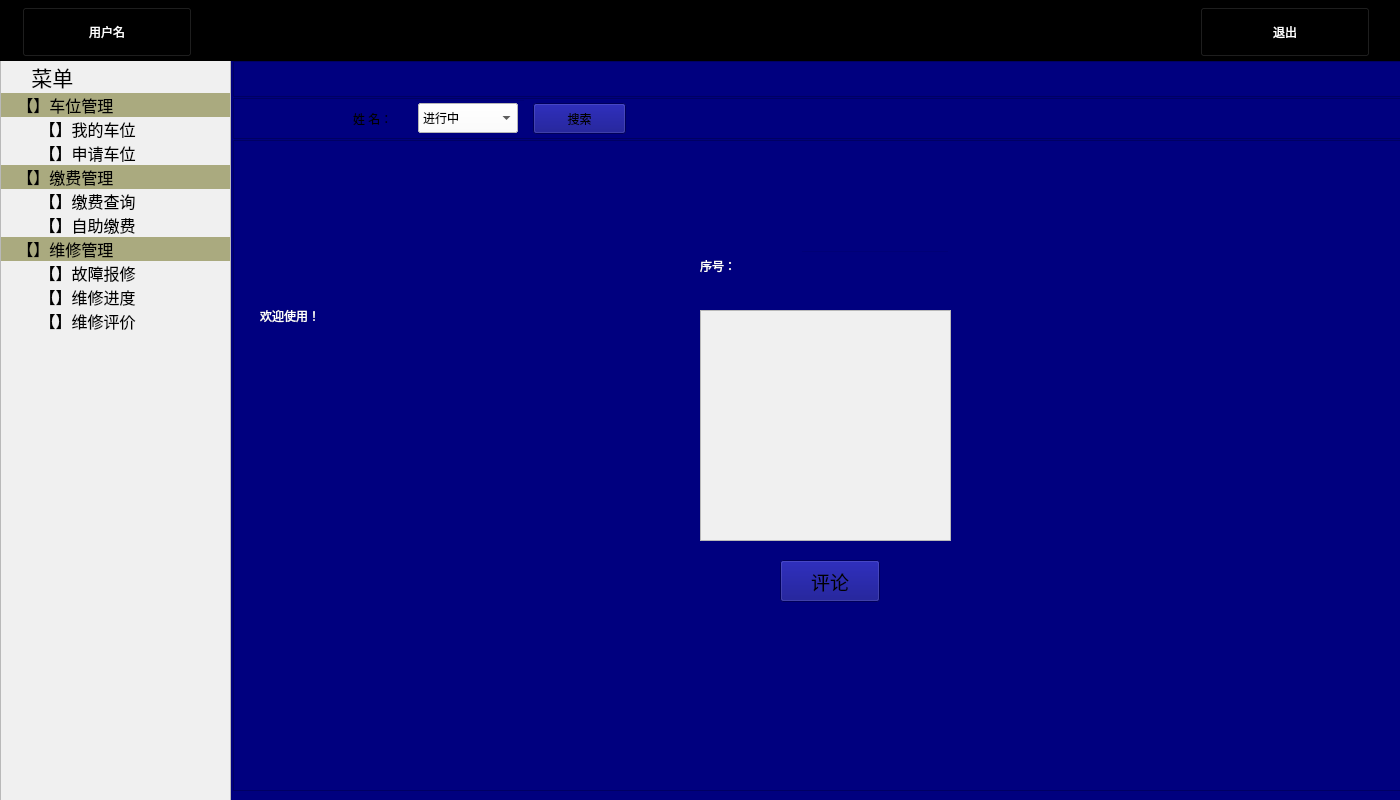
<?xml version="1.0" encoding="UTF-8"?>
<ui version="4.0">
 <class>owner</class>
 <widget class="QWidget" name="owner">
  <property name="geometry">
   <rect>
    <x>0</x>
    <y>0</y>
    <width>1400</width>
    <height>800</height>
   </rect>
  </property>
  <property name="minimumSize">
   <size>
    <width>1400</width>
    <height>800</height>
   </size>
  </property>
  <property name="maximumSize">
   <size>
    <width>1400</width>
    <height>800</height>
   </size>
  </property>
  <property name="windowTitle">
   <string>业主</string>
  </property>
  <property name="styleSheet">
   <string notr="true">background-color: rgb(0, 0, 127);</string>
  </property>
  <widget class="QListWidget" name="listWidget">
   <property name="geometry">
    <rect>
     <x>0</x>
     <y>60</y>
     <width>231</width>
     <height>781</height>
    </rect>
   </property>
   <property name="font">
    <font>
     <pointsize>12</pointsize>
    </font>
   </property>
   <property name="styleSheet">
    <string notr="true">background-color: rgb(240, 240, 240);</string>
   </property>
   <property name="lineWidth">
    <number>1</number>
   </property>
   <property name="midLineWidth">
    <number>0</number>
   </property>
   <property name="spacing">
    <number>5</number>
   </property>
   <item>
    <property name="text">
     <string>     菜单</string>
    </property>
    <property name="font">
     <font>
      <family>黑体</family>
      <pointsize>16</pointsize>
     </font>
    </property>
    <property name="background">
     <brush brushstyle="NoBrush">
      <color alpha="255">
       <red>170</red>
       <green>170</green>
       <blue>127</blue>
      </color>
     </brush>
    </property>
   </item>
   <item>
    <property name="text">
     <string>   【】车位管理</string>
    </property>
    <property name="background">
     <brush brushstyle="SolidPattern">
      <color alpha="255">
       <red>170</red>
       <green>170</green>
       <blue>127</blue>
      </color>
     </brush>
    </property>
   </item>
   <item>
    <property name="text">
     <string>        【】我的车位</string>
    </property>
   </item>
   <item>
    <property name="text">
     <string>        【】申请车位</string>
    </property>
   </item>
   <item>
    <property name="text">
     <string>   【】缴费管理</string>
    </property>
    <property name="background">
     <brush brushstyle="SolidPattern">
      <color alpha="255">
       <red>170</red>
       <green>170</green>
       <blue>127</blue>
      </color>
     </brush>
    </property>
   </item>
   <item>
    <property name="text">
     <string>        【】缴费查询</string>
    </property>
   </item>
   <item>
    <property name="text">
     <string>        【】自助缴费</string>
    </property>
   </item>
   <item>
    <property name="text">
     <string>   【】维修管理</string>
    </property>
    <property name="background">
     <brush brushstyle="SolidPattern">
      <color alpha="255">
       <red>170</red>
       <green>170</green>
       <blue>127</blue>
      </color>
     </brush>
    </property>
   </item>
   <item>
    <property name="text">
     <string>        【】故障报修</string>
    </property>
   </item>
   <item>
    <property name="text">
     <string>        【】维修进度</string>
    </property>
   </item>
   <item>
    <property name="text">
     <string>        【】维修评价</string>
    </property>
   </item>
  </widget>
  <widget class="QFrame" name="frame">
   <property name="geometry">
    <rect>
     <x>0</x>
     <y>0</y>
     <width>1400</width>
     <height>61</height>
    </rect>
   </property>
   <property name="styleSheet">
    <string notr="true">background-color: rgb(0, 0, 0);</string>
   </property>
   <property name="frameShape">
    <enum>QFrame::StyledPanel</enum>
   </property>
   <property name="frameShadow">
    <enum>QFrame::Raised</enum>
   </property>
   <widget class="QPushButton" name="pushButton_4">
    <property name="geometry">
     <rect>
      <x>22</x>
      <y>7</y>
      <width>170</width>
      <height>50</height>
     </rect>
    </property>
    <property name="styleSheet">
     <string notr="true">font: 75 16pt &quot;Adobe Arabic&quot;;
color: rgb(255, 255, 255);
background-color: rgb(0, 0, 0);</string>
    </property>
    <property name="text">
     <string>用户名</string>
    </property>
   </widget>
   <widget class="QPushButton" name="pushButton_5">
    <property name="geometry">
     <rect>
      <x>1200</x>
      <y>7</y>
      <width>170</width>
      <height>50</height>
     </rect>
    </property>
    <property name="styleSheet">
     <string notr="true">font: 75 16pt &quot;Adobe Arabic&quot;;
color: rgb(255, 255, 255);
background-color: rgb(0, 0, 0);</string>
    </property>
    <property name="text">
     <string>退出</string>
    </property>
   </widget>
  </widget>
  <widget class="QTableView" name="tableView">
   <property name="geometry">
    <rect>
     <x>233</x>
     <y>140</y>
     <width>1168</width>
     <height>651</height>
    </rect>
   </property>
   <property name="layoutDirection">
    <enum>Qt::LeftToRight</enum>
   </property>
   <property name="styleSheet">
    <string notr="true">background-color: rgb(0, 0, 127);</string>
   </property>
   <property name="editTriggers">
    <set>QAbstractItemView::NoEditTriggers</set>
   </property>
   <property name="tabKeyNavigation">
    <bool>false</bool>
   </property>
  </widget>
  <widget class="QFrame" name="frame_3">
   <property name="geometry">
    <rect>
     <x>233</x>
     <y>98</y>
     <width>1168</width>
     <height>41</height>
    </rect>
   </property>
   <property name="styleSheet">
    <string notr="true"/>
   </property>
   <property name="frameShape">
    <enum>QFrame::StyledPanel</enum>
   </property>
   <property name="frameShadow">
    <enum>QFrame::Raised</enum>
   </property>
   <widget class="QPushButton" name="pushButton">
    <property name="geometry">
     <rect>
      <x>300</x>
      <y>5</y>
      <width>93</width>
      <height>31</height>
     </rect>
    </property>
    <property name="styleSheet">
     <string notr="true">border-color: rgb(255, 255, 255);
background-color: rgb(0, 0, 127);</string>
    </property>
    <property name="text">
     <string>查询</string>
    </property>
   </widget>
   <widget class="QLineEdit" name="lineEdit">
    <property name="geometry">
     <rect>
      <x>180</x>
      <y>1</y>
      <width>113</width>
      <height>35</height>
     </rect>
    </property>
    <property name="styleSheet">
     <string notr="true">color: rgb(255, 255, 255);
background:transparent;</string>
    </property>
   </widget>
   <widget class="QLabel" name="label_2">
    <property name="geometry">
     <rect>
      <x>120</x>
      <y>5</y>
      <width>51</width>
      <height>32</height>
     </rect>
    </property>
    <property name="styleSheet">
     <string notr="true">background:transparent;</string>
    </property>
    <property name="text">
     <string>姓 名：</string>
    </property>
   </widget>
   <widget class="QComboBox" name="comboBox_5">
    <property name="geometry">
     <rect>
      <x>185</x>
      <y>5</y>
      <width>100</width>
      <height>30</height>
     </rect>
    </property>
    <property name="styleSheet">
     <string notr="true">font: 12pt &quot;黑体&quot;;
background-color: rgb(255, 255, 255);</string>
    </property>
    <item>
     <property name="text">
      <string>水费</string>
     </property>
    </item>
    <item>
     <property name="text">
      <string>电费</string>
     </property>
    </item>
    <item>
     <property name="text">
      <string>煤气费</string>
     </property>
    </item>
    <item>
     <property name="text">
      <string>取暖费</string>
     </property>
    </item>
    <item>
     <property name="text">
      <string>物业费</string>
     </property>
    </item>
   </widget>
   <widget class="QComboBox" name="comboBox_4">
    <property name="geometry">
     <rect>
      <x>185</x>
      <y>5</y>
      <width>100</width>
      <height>30</height>
     </rect>
    </property>
    <property name="styleSheet">
     <string notr="true">font: 12pt &quot;黑体&quot;;
background-color: rgb(255, 255, 255);</string>
    </property>
    <item>
     <property name="text">
      <string>进行中</string>
     </property>
    </item>
    <item>
     <property name="text">
      <string>已完成</string>
     </property>
    </item>
   </widget>
   <widget class="QPushButton" name="pushButton_2">
    <property name="geometry">
     <rect>
      <x>300</x>
      <y>5</y>
      <width>93</width>
      <height>31</height>
     </rect>
    </property>
    <property name="styleSheet">
     <string notr="true">border-color: rgb(255, 255, 255);
background-color: rgb(0, 0, 127);</string>
    </property>
    <property name="text">
     <string>搜索</string>
    </property>
   </widget>
  </widget>
  <widget class="QFrame" name="frame_2">
   <property name="geometry">
    <rect>
     <x>233</x>
     <y>61</y>
     <width>1168</width>
     <height>36</height>
    </rect>
   </property>
   <property name="frameShape">
    <enum>QFrame::StyledPanel</enum>
   </property>
   <property name="frameShadow">
    <enum>QFrame::Raised</enum>
   </property>
   <widget class="QPushButton" name="pushButton_3">
    <property name="geometry">
     <rect>
      <x>5</x>
      <y>5</y>
      <width>93</width>
      <height>28</height>
     </rect>
    </property>
    <property name="styleSheet">
     <string notr="true">background:transparent;
border:none;</string>
    </property>
    <property name="text">
     <string/>
    </property>
   </widget>
  </widget>
  <widget class="QLabel" name="label">
   <property name="geometry">
    <rect>
     <x>260</x>
     <y>180</y>
     <width>301</width>
     <height>271</height>
    </rect>
   </property>
   <property name="styleSheet">
    <string notr="true">font: 36pt &quot;Adobe Arabic&quot;;
background-color: rgb(0, 0, 127);
color: rgb(255, 255, 255);</string>
   </property>
   <property name="text">
    <string>欢迎使用！</string>
   </property>
  </widget>
  <widget class="QWidget" name="widget_3" native="true">
   <property name="geometry">
    <rect>
     <x>620</x>
     <y>200</y>
     <width>411</width>
     <height>431</height>
    </rect>
   </property>
   <widget class="QLabel" name="label_23">
    <property name="geometry">
     <rect>
      <x>80</x>
      <y>80</y>
      <width>100</width>
      <height>32</height>
     </rect>
    </property>
    <property name="styleSheet">
     <string notr="true">font: 12pt &quot;黑体&quot;;
background:transparent;
color: rgb(255, 255, 255);</string>
    </property>
    <property name="text">
     <string>申请人：</string>
    </property>
   </widget>
   <widget class="QLabel" name="label_24">
    <property name="geometry">
     <rect>
      <x>80</x>
      <y>140</y>
      <width>100</width>
      <height>32</height>
     </rect>
    </property>
    <property name="styleSheet">
     <string notr="true">font: 12pt &quot;黑体&quot;;
background:transparent;
color: rgb(255, 255, 255);</string>
    </property>
    <property name="text">
     <string>注册车牌：</string>
    </property>
   </widget>
   <widget class="QLabel" name="label_25">
    <property name="geometry">
     <rect>
      <x>80</x>
      <y>200</y>
      <width>100</width>
      <height>32</height>
     </rect>
    </property>
    <property name="styleSheet">
     <string notr="true">font: 12pt &quot;黑体&quot;;
background:transparent;
color: rgb(255, 255, 255);</string>
    </property>
    <property name="text">
     <string>联系电话：</string>
    </property>
   </widget>
   <widget class="QLabel" name="label_26">
    <property name="geometry">
     <rect>
      <x>80</x>
      <y>260</y>
      <width>100</width>
      <height>32</height>
     </rect>
    </property>
    <property name="styleSheet">
     <string notr="true">font: 12pt &quot;黑体&quot;;
background:transparent;
color: rgb(255, 255, 255);</string>
    </property>
    <property name="text">
     <string>身份证号：</string>
    </property>
   </widget>
   <widget class="QLineEdit" name="lineEdit_20">
    <property name="geometry">
     <rect>
      <x>180</x>
      <y>80</y>
      <width>150</width>
      <height>32</height>
     </rect>
    </property>
    <property name="styleSheet">
     <string notr="true">font: 12pt &quot;黑体&quot;;
background:transparent;
color: rgb(255, 255, 255);</string>
    </property>
   </widget>
   <widget class="QLineEdit" name="lineEdit_21">
    <property name="geometry">
     <rect>
      <x>180</x>
      <y>140</y>
      <width>150</width>
      <height>32</height>
     </rect>
    </property>
    <property name="styleSheet">
     <string notr="true">font: 12pt &quot;黑体&quot;;
background:transparent;
color: rgb(255, 255, 255);</string>
    </property>
   </widget>
   <widget class="QLineEdit" name="lineEdit_22">
    <property name="geometry">
     <rect>
      <x>180</x>
      <y>200</y>
      <width>150</width>
      <height>32</height>
     </rect>
    </property>
    <property name="styleSheet">
     <string notr="true">font: 12pt &quot;黑体&quot;;
background:transparent;
color: rgb(255, 255, 255);</string>
    </property>
   </widget>
   <widget class="QLineEdit" name="lineEdit_23">
    <property name="geometry">
     <rect>
      <x>180</x>
      <y>260</y>
      <width>150</width>
      <height>32</height>
     </rect>
    </property>
    <property name="styleSheet">
     <string notr="true">font: 12pt &quot;黑体&quot;;
background:transparent;
color: rgb(255, 255, 255);</string>
    </property>
   </widget>
   <widget class="QPushButton" name="pushButton_18">
    <property name="geometry">
     <rect>
      <x>160</x>
      <y>360</y>
      <width>100</width>
      <height>42</height>
     </rect>
    </property>
    <property name="font">
     <font>
      <family>黑体</family>
      <pointsize>14</pointsize>
     </font>
    </property>
    <property name="styleSheet">
     <string notr="true">background-color: rgb(0, 0, 127);</string>
    </property>
    <property name="text">
     <string>申请</string>
    </property>
   </widget>
   <widget class="QLabel" name="label_27">
    <property name="geometry">
     <rect>
      <x>80</x>
      <y>20</y>
      <width>100</width>
      <height>32</height>
     </rect>
    </property>
    <property name="styleSheet">
     <string notr="true">font: 12pt &quot;黑体&quot;;
background:transparent;
color: rgb(255, 255, 255);</string>
    </property>
    <property name="text">
     <string>序号：</string>
    </property>
   </widget>
   <widget class="QLineEdit" name="lineEdit_24">
    <property name="geometry">
     <rect>
      <x>180</x>
      <y>20</y>
      <width>150</width>
      <height>32</height>
     </rect>
    </property>
    <property name="styleSheet">
     <string notr="true">font: 12pt &quot;黑体&quot;;
background:transparent;
color: rgb(255, 255, 255);</string>
    </property>
   </widget>
   <widget class="QLabel" name="label_28">
    <property name="geometry">
     <rect>
      <x>80</x>
      <y>320</y>
      <width>100</width>
      <height>32</height>
     </rect>
    </property>
    <property name="styleSheet">
     <string notr="true">font: 12pt &quot;黑体&quot;;
background:transparent;
color: rgb(255, 255, 255);</string>
    </property>
    <property name="text">
     <string>家庭住址：</string>
    </property>
   </widget>
   <widget class="QLineEdit" name="lineEdit_25">
    <property name="geometry">
     <rect>
      <x>180</x>
      <y>320</y>
      <width>150</width>
      <height>32</height>
     </rect>
    </property>
    <property name="styleSheet">
     <string notr="true">font: 12pt &quot;黑体&quot;;
background:transparent;
color: rgb(255, 255, 255);</string>
    </property>
   </widget>
  </widget>
  <widget class="QWidget" name="widget_4" native="true">
   <property name="geometry">
    <rect>
     <x>620</x>
     <y>200</y>
     <width>411</width>
     <height>431</height>
    </rect>
   </property>
   <widget class="QLabel" name="label_35">
    <property name="geometry">
     <rect>
      <x>80</x>
      <y>140</y>
      <width>100</width>
      <height>32</height>
     </rect>
    </property>
    <property name="styleSheet">
     <string notr="true">font: 12pt &quot;黑体&quot;;
background:transparent;
color: rgb(255, 255, 255);</string>
    </property>
    <property name="text">
     <string>应缴金额：</string>
    </property>
   </widget>
   <widget class="QLabel" name="label_36">
    <property name="geometry">
     <rect>
      <x>80</x>
      <y>200</y>
      <width>100</width>
      <height>32</height>
     </rect>
    </property>
    <property name="styleSheet">
     <string notr="true">font: 12pt &quot;黑体&quot;;
background:transparent;
color: rgb(255, 255, 255);</string>
    </property>
    <property name="text">
     <string>联系电话：</string>
    </property>
   </widget>
   <widget class="QLabel" name="label_37">
    <property name="geometry">
     <rect>
      <x>80</x>
      <y>260</y>
      <width>100</width>
      <height>32</height>
     </rect>
    </property>
    <property name="styleSheet">
     <string notr="true">font: 12pt &quot;黑体&quot;;
background:transparent;
color: rgb(255, 255, 255);</string>
    </property>
    <property name="text">
     <string>家庭住址：</string>
    </property>
   </widget>
   <widget class="QLabel" name="label_38">
    <property name="geometry">
     <rect>
      <x>80</x>
      <y>320</y>
      <width>100</width>
      <height>32</height>
     </rect>
    </property>
    <property name="styleSheet">
     <string notr="true">font: 12pt &quot;黑体&quot;;
background:transparent;
color: rgb(255, 255, 255);</string>
    </property>
    <property name="text">
     <string>支付时间：</string>
    </property>
   </widget>
   <widget class="QLineEdit" name="lineEdit_33">
    <property name="geometry">
     <rect>
      <x>180</x>
      <y>140</y>
      <width>150</width>
      <height>32</height>
     </rect>
    </property>
    <property name="styleSheet">
     <string notr="true">font: 12pt &quot;黑体&quot;;
background:transparent;
color: rgb(255, 255, 255);</string>
    </property>
   </widget>
   <widget class="QLineEdit" name="lineEdit_34">
    <property name="geometry">
     <rect>
      <x>180</x>
      <y>200</y>
      <width>150</width>
      <height>32</height>
     </rect>
    </property>
    <property name="styleSheet">
     <string notr="true">font: 12pt &quot;黑体&quot;;
background:transparent;
color: rgb(255, 255, 255);</string>
    </property>
   </widget>
   <widget class="QLineEdit" name="lineEdit_35">
    <property name="geometry">
     <rect>
      <x>180</x>
      <y>260</y>
      <width>150</width>
      <height>32</height>
     </rect>
    </property>
    <property name="styleSheet">
     <string notr="true">font: 12pt &quot;黑体&quot;;
background:transparent;
color: rgb(255, 255, 255);</string>
    </property>
   </widget>
   <widget class="QPushButton" name="pushButton_22">
    <property name="geometry">
     <rect>
      <x>240</x>
      <y>360</y>
      <width>100</width>
      <height>42</height>
     </rect>
    </property>
    <property name="font">
     <font>
      <family>黑体</family>
      <pointsize>14</pointsize>
     </font>
    </property>
    <property name="styleSheet">
     <string notr="true">background-color: rgb(0, 0, 127);</string>
    </property>
    <property name="text">
     <string>缴费</string>
    </property>
   </widget>
   <widget class="QLabel" name="label_39">
    <property name="geometry">
     <rect>
      <x>80</x>
      <y>20</y>
      <width>100</width>
      <height>32</height>
     </rect>
    </property>
    <property name="styleSheet">
     <string notr="true">font: 12pt &quot;黑体&quot;;
background:transparent;
color: rgb(255, 255, 255);</string>
    </property>
    <property name="text">
     <string>姓名：</string>
    </property>
   </widget>
   <widget class="QLineEdit" name="lineEdit_36">
    <property name="geometry">
     <rect>
      <x>180</x>
      <y>20</y>
      <width>150</width>
      <height>32</height>
     </rect>
    </property>
    <property name="styleSheet">
     <string notr="true">font: 12pt &quot;黑体&quot;;
background:transparent;
color: rgb(255, 255, 255);</string>
    </property>
   </widget>
   <widget class="QLabel" name="label_40">
    <property name="geometry">
     <rect>
      <x>80</x>
      <y>80</y>
      <width>100</width>
      <height>32</height>
     </rect>
    </property>
    <property name="styleSheet">
     <string notr="true">font: 12pt &quot;黑体&quot;;
background:transparent;
color: rgb(255, 255, 255);</string>
    </property>
    <property name="text">
     <string>缴费项目：</string>
    </property>
   </widget>
   <widget class="QLineEdit" name="lineEdit_37">
    <property name="geometry">
     <rect>
      <x>180</x>
      <y>320</y>
      <width>150</width>
      <height>32</height>
     </rect>
    </property>
    <property name="styleSheet">
     <string notr="true">font: 12pt &quot;黑体&quot;;
background:transparent;
color: rgb(255, 255, 255);</string>
    </property>
   </widget>
   <widget class="QPushButton" name="pushButton_23">
    <property name="geometry">
     <rect>
      <x>60</x>
      <y>360</y>
      <width>100</width>
      <height>42</height>
     </rect>
    </property>
    <property name="font">
     <font>
      <family>黑体</family>
      <pointsize>14</pointsize>
     </font>
    </property>
    <property name="styleSheet">
     <string notr="true">background-color: rgb(0, 0, 127);</string>
    </property>
    <property name="text">
     <string>应缴</string>
    </property>
   </widget>
   <widget class="QComboBox" name="comboBox_6">
    <property name="geometry">
     <rect>
      <x>180</x>
      <y>80</y>
      <width>150</width>
      <height>30</height>
     </rect>
    </property>
    <property name="styleSheet">
     <string notr="true">font: 12pt &quot;黑体&quot;;
background-color: rgb(255, 255, 255);</string>
    </property>
    <item>
     <property name="text">
      <string>水费</string>
     </property>
    </item>
    <item>
     <property name="text">
      <string>电费</string>
     </property>
    </item>
    <item>
     <property name="text">
      <string>煤气费</string>
     </property>
    </item>
    <item>
     <property name="text">
      <string>取暖费</string>
     </property>
    </item>
    <item>
     <property name="text">
      <string>物业费</string>
     </property>
    </item>
   </widget>
  </widget>
  <widget class="QWidget" name="widget_5" native="true">
   <property name="geometry">
    <rect>
     <x>620</x>
     <y>200</y>
     <width>411</width>
     <height>431</height>
    </rect>
   </property>
   <widget class="QLabel" name="label_29">
    <property name="geometry">
     <rect>
      <x>80</x>
      <y>80</y>
      <width>100</width>
      <height>32</height>
     </rect>
    </property>
    <property name="styleSheet">
     <string notr="true">font: 12pt &quot;黑体&quot;;
background:transparent;
color: rgb(255, 255, 255);</string>
    </property>
    <property name="text">
     <string>报修内容：</string>
    </property>
   </widget>
   <widget class="QLabel" name="label_30">
    <property name="geometry">
     <rect>
      <x>80</x>
      <y>150</y>
      <width>100</width>
      <height>32</height>
     </rect>
    </property>
    <property name="styleSheet">
     <string notr="true">font: 12pt &quot;黑体&quot;;
background:transparent;
color: rgb(255, 255, 255);</string>
    </property>
    <property name="text">
     <string>联系电话：</string>
    </property>
   </widget>
   <widget class="QLabel" name="label_31">
    <property name="geometry">
     <rect>
      <x>80</x>
      <y>220</y>
      <width>100</width>
      <height>32</height>
     </rect>
    </property>
    <property name="styleSheet">
     <string notr="true">font: 12pt &quot;黑体&quot;;
background:transparent;
color: rgb(255, 255, 255);</string>
    </property>
    <property name="text">
     <string>家庭住址：</string>
    </property>
   </widget>
   <widget class="QLabel" name="label_32">
    <property name="geometry">
     <rect>
      <x>80</x>
      <y>290</y>
      <width>100</width>
      <height>32</height>
     </rect>
    </property>
    <property name="styleSheet">
     <string notr="true">font: 12pt &quot;黑体&quot;;
background:transparent;
color: rgb(255, 255, 255);</string>
    </property>
    <property name="text">
     <string>申报时间：</string>
    </property>
   </widget>
   <widget class="QLineEdit" name="lineEdit_26">
    <property name="geometry">
     <rect>
      <x>180</x>
      <y>80</y>
      <width>150</width>
      <height>32</height>
     </rect>
    </property>
    <property name="styleSheet">
     <string notr="true">font: 12pt &quot;黑体&quot;;
background:transparent;
color: rgb(255, 255, 255);</string>
    </property>
   </widget>
   <widget class="QLineEdit" name="lineEdit_27">
    <property name="geometry">
     <rect>
      <x>180</x>
      <y>150</y>
      <width>150</width>
      <height>32</height>
     </rect>
    </property>
    <property name="styleSheet">
     <string notr="true">font: 12pt &quot;黑体&quot;;
background:transparent;
color: rgb(255, 255, 255);</string>
    </property>
   </widget>
   <widget class="QLineEdit" name="lineEdit_28">
    <property name="geometry">
     <rect>
      <x>180</x>
      <y>220</y>
      <width>150</width>
      <height>32</height>
     </rect>
    </property>
    <property name="styleSheet">
     <string notr="true">font: 12pt &quot;黑体&quot;;
background:transparent;
color: rgb(255, 255, 255);</string>
    </property>
   </widget>
   <widget class="QLineEdit" name="lineEdit_29">
    <property name="geometry">
     <rect>
      <x>180</x>
      <y>290</y>
      <width>150</width>
      <height>32</height>
     </rect>
    </property>
    <property name="styleSheet">
     <string notr="true">font: 12pt &quot;黑体&quot;;
background:transparent;
color: rgb(255, 255, 255);</string>
    </property>
   </widget>
   <widget class="QPushButton" name="pushButton_20">
    <property name="geometry">
     <rect>
      <x>160</x>
      <y>360</y>
      <width>100</width>
      <height>42</height>
     </rect>
    </property>
    <property name="font">
     <font>
      <family>黑体</family>
      <pointsize>14</pointsize>
     </font>
    </property>
    <property name="styleSheet">
     <string notr="true">background-color: rgb(0, 0, 127);</string>
    </property>
    <property name="text">
     <string>报修</string>
    </property>
   </widget>
   <widget class="QLabel" name="label_33">
    <property name="geometry">
     <rect>
      <x>80</x>
      <y>20</y>
      <width>100</width>
      <height>32</height>
     </rect>
    </property>
    <property name="styleSheet">
     <string notr="true">font: 12pt &quot;黑体&quot;;
background:transparent;
color: rgb(255, 255, 255);</string>
    </property>
    <property name="text">
     <string>姓名：</string>
    </property>
   </widget>
   <widget class="QLineEdit" name="lineEdit_30">
    <property name="geometry">
     <rect>
      <x>180</x>
      <y>20</y>
      <width>150</width>
      <height>32</height>
     </rect>
    </property>
    <property name="styleSheet">
     <string notr="true">font: 12pt &quot;黑体&quot;;
background:transparent;
color: rgb(255, 255, 255);</string>
    </property>
   </widget>
  </widget>
  <widget class="QWidget" name="widget" native="true">
   <property name="geometry">
    <rect>
     <x>620</x>
     <y>200</y>
     <width>411</width>
     <height>431</height>
    </rect>
   </property>
   <widget class="QPushButton" name="pushButton_21">
    <property name="geometry">
     <rect>
      <x>160</x>
      <y>360</y>
      <width>100</width>
      <height>42</height>
     </rect>
    </property>
    <property name="font">
     <font>
      <family>黑体</family>
      <pointsize>14</pointsize>
     </font>
    </property>
    <property name="styleSheet">
     <string notr="true">background-color: rgb(0, 0, 127);</string>
    </property>
    <property name="text">
     <string>评论</string>
    </property>
   </widget>
   <widget class="QLabel" name="label_34">
    <property name="geometry">
     <rect>
      <x>80</x>
      <y>50</y>
      <width>100</width>
      <height>32</height>
     </rect>
    </property>
    <property name="styleSheet">
     <string notr="true">font: 12pt &quot;黑体&quot;;
background:transparent;
color: rgb(255, 255, 255);</string>
    </property>
    <property name="text">
     <string>序号：</string>
    </property>
   </widget>
   <widget class="QLineEdit" name="lineEdit_31">
    <property name="geometry">
     <rect>
      <x>180</x>
      <y>50</y>
      <width>150</width>
      <height>32</height>
     </rect>
    </property>
    <property name="styleSheet">
     <string notr="true">background:transparent;
color: rgb(255, 255, 255);
font: 12pt &quot;黑体&quot;;</string>
    </property>
   </widget>
   <widget class="QTextEdit" name="textEdit">
    <property name="geometry">
     <rect>
      <x>80</x>
      <y>110</y>
      <width>251</width>
      <height>231</height>
     </rect>
    </property>
    <property name="styleSheet">
     <string notr="true">background-color: rgb(240, 240, 240);
font: 12pt &quot;黑体&quot;;
color: rgb(0, 0, 0);</string>
    </property>
   </widget>
  </widget>
 </widget>
 <resources/>
 <connections/>
</ui>
